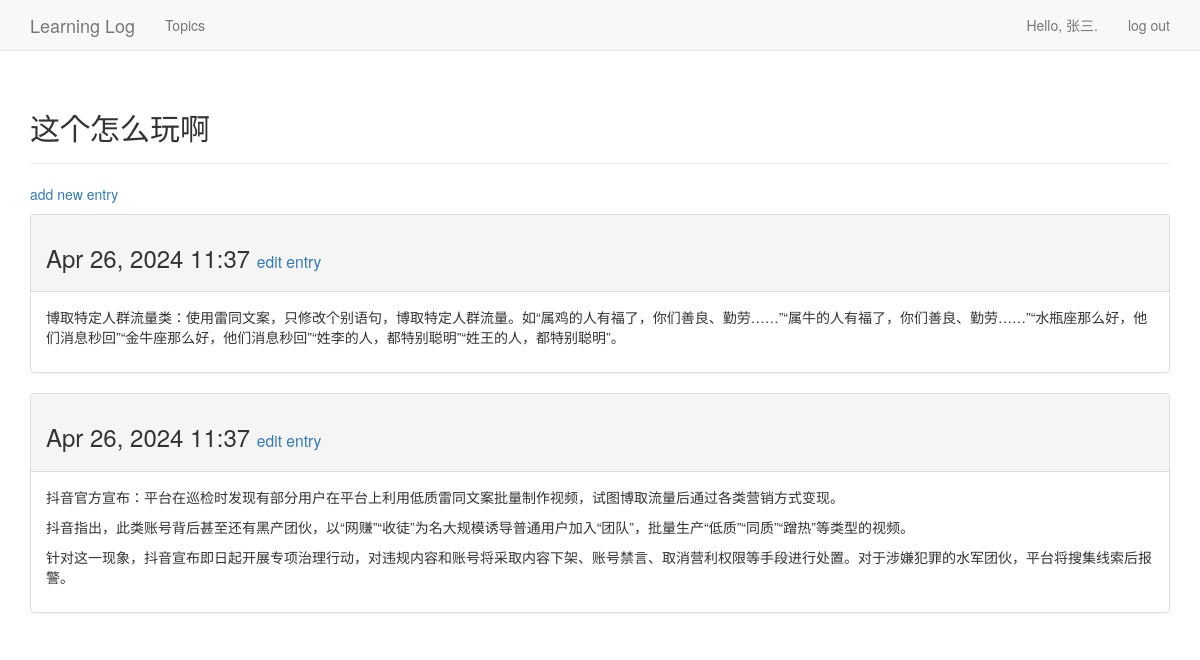
/topics/1/ (signed in), run on the app's committed database.
### learning_logs/models.py (models this page shows, shortened)
class Topic(models.Model):
    text = models.CharField(max_length=200)
    date_added = models.DateTimeField(auto_now_add=True)
    owner = models.ForeignKey(User)
    def __str__(self):
        return self.text

class Entry(models.Model):
    topic = models.ForeignKey(Topic)
    text = models.TextField()
    date_added = models.DateTimeField(auto_now_add=True)
    class Meta:
        verbose_name_plural = 'entries'

### learning_logs/views.py (the view)
# urls.py: url(r'^topics/(?P<topic_id>\d+)/$', views.topic, name='topic'),
@login_required
def topic(request, topic_id):
    topic = get_object_or_404(Topic, id=topic_id)
    if topic.owner != request.user:
        raise Http404
    entries = topic.entry_set.order_by('-date_added')
    context = {'topic': topic, 'entries': entries}
    return render(request, 'learning_logs/topic.html', context)

### learning_logs/templates/learning_logs/topic.html
{% extends 'learning_logs/base.html' %}
{% block header %}
  <h2>{{ topic }}</h2>
{% endblock header %}
{% block content %}
  <p>
    <a href="{% url 'learning_logs:new_entry' topic.id %}">add new entry</a>
  </p>
  {% for entry in entries %}
    <div class="panel panel-default">
      <div class="panel-heading">
        <h3>
          {{ entry.date_added|date:'M d, Y H:i' }}
          <small>
            <a href="{% url 'learning_logs:edit_entry' entry.id %}">
              edit entry</a>
          </small>
        </h3>
      </div>
      <div class="panel-body">
        {{ entry.text|linebreaks }}
      </div>
    </div>
  {% empty %}
    There are no entries for this topic yet.
  {% endfor %}
{% endblock content %}

### learning_logs/templates/learning_logs/base.html (shortened to what this page needs)
{% load bootstrap3 %}
<!DOCTYPE html>
<html lang="en">
  <head>
    {% bootstrap_css %}
  </head>
  <body>
    <nav class="navbar navbar-default navbar-static-top">
      <div class="container">
        <div class="navbar-header">
          <a class="navbar-brand" href="{% url 'learning_logs:index' %}">
              Learning Log</a>
        </div>
        <div id="navbar" class="navbar-collapse collapse">
          <ul class="nav navbar-nav">
            <li><a href="{% url 'learning_logs:topics' %}">Topics</a></li>
          </ul>
          <ul class="nav navbar-nav navbar-right">
            {% if user.is_authenticated %}
              <li><a>Hello, {{ user.username }}.</a></li>
              <li><a href="{% url 'users:logout' %}">log out</a></li>
            {% else %}
              <li><a href="{% url 'users:register' %}">register</a></li>
              <li><a href="{% url 'users:login' %}">log in</a></li>
            {% endif %}
          </ul>
        </div>
      </div>
    </nav>
    <div class="container">
      <div class="page-header">
        {% block header %}{% endblock %}
      </div>
      <div>
        {% block content %}{% endblock %}
      </div>
    </div>
  </body>
</html>

### data on the page
Topic: text "这个怎么玩啊"
Entry: date_added "Apr 26, 2024 11:37", text "博取特定人群流量类：使用雷同文案，只修改个别语句，博取特定人群流量。如“属鸡的人有福了，你们善良、勤劳……”“属牛的人有福了，你们善良、勤劳……”“水瓶座那么好，他们消息秒回”“金牛座那么好，他们消息秒回”“姓李的人，都特别聪明”“姓王的人，都特别聪明”。"
Entry: date_added "Apr 26, 2024 11:37", text "抖音官方宣布：平台在巡检时发现有部分用户在平台上利用低质雷同文案批量制作视频，试图博取流量后通过各类营销方式变现。 抖音指出，此类账号背后甚至还有黑产团伙，以“网赚”“收徒”为名大规模诱导普通用户加入“团队”，批量生产“低质”“同质”“蹭热”等类型的视频。 针对这一现象，抖音宣布即日起开展专项治理行动，对违规内容和账号将采取内容下架、账号禁言、取消营利权限等手段进行处置。对于涉嫌犯罪的水军团伙，平台将搜集线索后报警。"

### other printed values
{{ user.username }} "张三"
